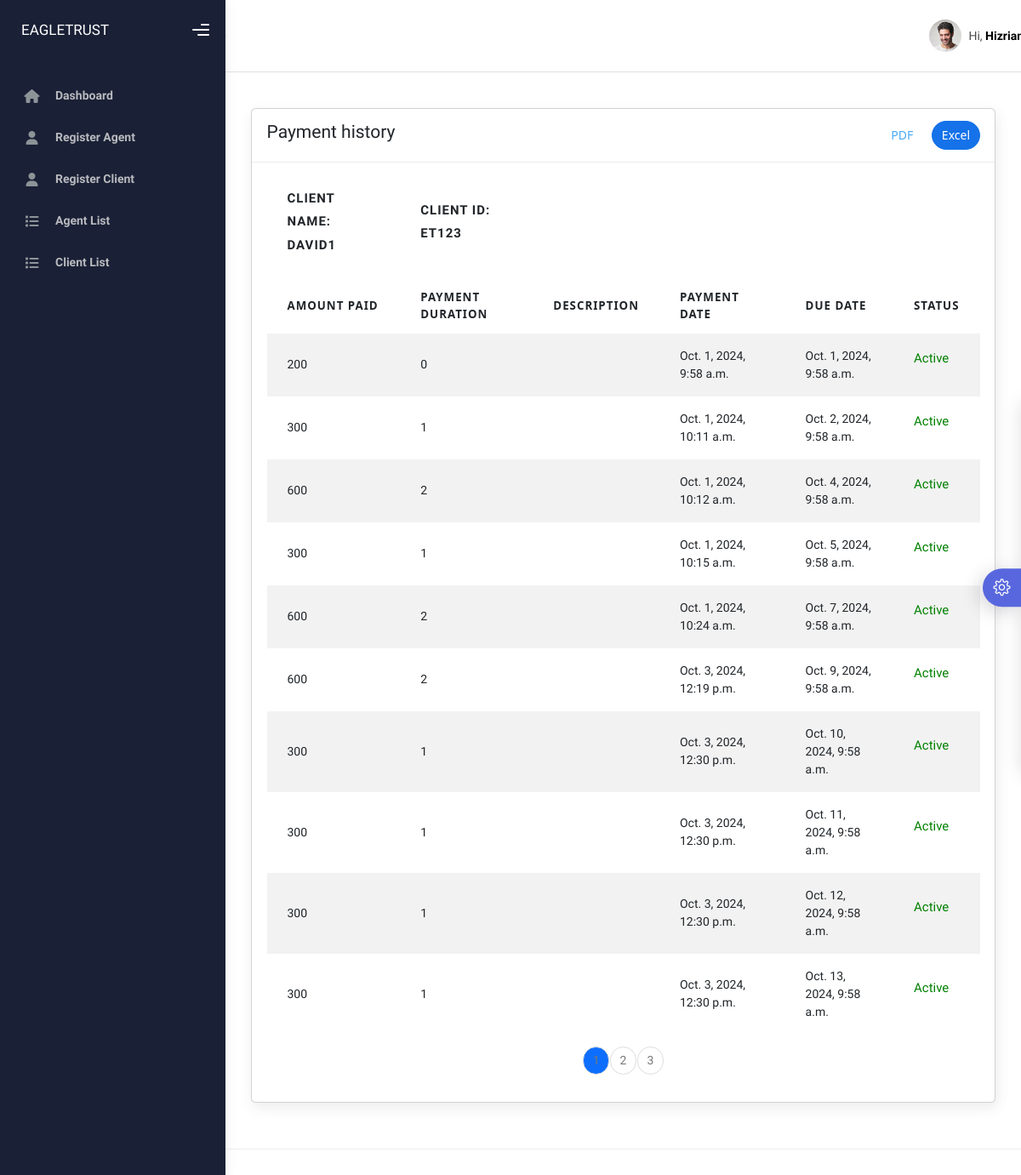
The app's page /history/ET123/ with its own data.
### dashboard/models.py (models this page shows, shortened)
class Customer(models.Model):
    STATUS_CHOICES = [
        (0, 'Suspended'),
        (1, 'Active'),
    ]
    customer_id = models.CharField(primary_key=True, max_length=50, unique=True)
    username = models.CharField(max_length=255, unique=True)
    email = models.EmailField(unique=True)
    date_created = models.DateTimeField(auto_now_add=True, null=True)
    payment_category = models.IntegerField(default=0)
    phone_number = models.CharField(max_length=11, null=True, unique=True)
    status = models.IntegerField(choices=STATUS_CHOICES, default=0)
    activation_expiry = models.DateTimeField(null=True, blank=True)  # Field for timer

class Payments(models.Model):
    customer = models.ForeignKey(Customer, on_delete=models.CASCADE, related_name='payments')
    amount_paid = models.IntegerField(default=0)
    payment_duration = models.IntegerField(default=0)
    description = models.CharField(max_length=200, null=True, blank=True)
    payment_date = models.DateTimeField(auto_now_add=True, null=True)
    expiry_date = models.DateTimeField(null=True, blank=True)
    status = models.CharField(max_length=20, null=True, blank=True)
    received_by = models.ForeignKey(Agent, on_delete=models.SET_NULL, null=True, blank=True, related_name='received_payments')

### dashboard/views.py (the view)
# urls.py: path('history/<str:user_id>/', views.admin_payment_history, name='admin_payment_history'),
def admin_payment_history(request, user_id):
    user = get_object_or_404(Customer, customer_id=user_id)
    user_payments = Payments.objects.filter(customer__customer_id=user_id)
    return render(request, 'dashboard/admin2/payment_history.html', {'user': user,'user_payments': user_payments})

### templates/dashboard/admin2/payment_history.html (shortened to what this page needs)
{% extends 'dashboard/admin2/base.html' %}
{% load static %}
{% block content %}
<div class="container">
    <div class="page-inner">
        <div class="page-header">
        </div>
        <div class="col-md-12">
            <div class="card">
                <div class="card-header">
                    <div class="d-flex align-items-center">
                        <h4>Payment history</h4>
                        <div class="ms-md-auto py-2 py-md-0">
                            <button href="#" class="btn btn-label-info btn-round me-2" id="export-pdf">PDF</button>
                            <button href="#" class="btn btn-primary btn-round" id="downloadexcel">Excel</button>
                        </div>
                    </div>
                </div>
                <div class="card-body">
                    <div class="table-responsive">
                        <table id="table" class="display table table-striped table-hover">
                            <thead>
                                <tr>
                                    <th><p><span><b>Client Name</b>: {{user.username}}</span></p></th>
                                    <th><p><span><b>Client ID</b>: {{user.customer_id }}</span></p></th>
                                </tr>
                                <tr>
                                    <th>Amount Paid</th>
                                    <th>Payment Duration</th>
                                    <th>Description</th>
                                    <th>Payment Date</th>
                                    <th>Due Date</th>
                                    <th>Status</th>
                                </tr>
                            </thead>
                            <tbody id="payment-history-body">
                                {% if user_payments %}
                                {% for payment in user_payments %}
                                    <tr>
                                        <td>{{ payment.amount_paid }}</td>
                                        <td>{{ payment.payment_duration }}</td>
                                        <td>{{ payment.description }}</td>
                                        <td>{{ payment.payment_date }}</td>
                                        <td>{{ payment.expiry_date }}</td>
                                        <td>
                                            {% if payment.expiry_date < now %}
                                                <p style='color:red;'>Expired</p>
                                            {% else %}
                                                <p style='color:green;'>Active</p>
                                            {% endif %}
                                        </td>
                                    </tr>
                                {% endfor %}
                                {% else %}
                                    <tr>
                                        <td colspan="6">No data available</td>
                                    </tr>
                                {% endif %}
                            </tbody>
                        </table>
                        <nav aria-label="Page navigation">
                            <ul class="pagination justify-content-center" id="pagination-controls"></ul>
                        </nav>
                    </div>
                </div>
            </div>
        </div>
    </div>
</div>
<link href="https://cdn.jsdelivr.net/npm/bootstrap@5.3.0-alpha1/dist/css/bootstrap.min.css" rel="stylesheet">
{% endblock %}

### records on screen
Customer: username "DAVID1", customer_id "ET123"
Payments: amount_paid "200", payment_duration "0", payment_date "Oct. 1, 2024, 9:58 a.m.", expiry_date "Oct. 1, 2024, 9:58 a.m.", shows "Active"
Payments: amount_paid "300", payment_duration "1", payment_date "Oct. 1, 2024, 10:11 a.m.", expiry_date "Oct. 2, 2024, 9:58 a.m.", shows "Active"
Payments: amount_paid "600", payment_duration "2", payment_date "Oct. 1, 2024, 10:12 a.m.", expiry_date "Oct. 4, 2024, 9:58 a.m.", shows "Active"
Payments: amount_paid "300", payment_duration "1", payment_date "Oct. 1, 2024, 10:15 a.m.", expiry_date "Oct. 5, 2024, 9:58 a.m.", shows "Active"
Payments: amount_paid "600", payment_duration "2", payment_date "Oct. 1, 2024, 10:24 a.m.", expiry_date "Oct. 7, 2024, 9:58 a.m.", shows "Active"
Payments: amount_paid "600", payment_duration "2", payment_date "Oct. 3, 2024, 12:19 p.m.", expiry_date "Oct. 9, 2024, 9:58 a.m.", shows "Active"
Payments: amount_paid "300", payment_duration "1", payment_date "Oct. 3, 2024, 12:30 p.m.", expiry_date "Oct. 10, 2024, 9:58 a.m.", shows "Active"
Payments: amount_paid "300", payment_duration "1", payment_date "Oct. 3, 2024, 12:30 p.m.", expiry_date "Oct. 11, 2024, 9:58 a.m.", shows "Active"
Payments: amount_paid "300", payment_duration "1", payment_date "Oct. 3, 2024, 12:30 p.m.", expiry_date "Oct. 12, 2024, 9:58 a.m.", shows "Active"
Payments: amount_paid "300", payment_duration "1", payment_date "Oct. 3, 2024, 12:30 p.m.", expiry_date "Oct. 13, 2024, 9:58 a.m.", shows "Active"
